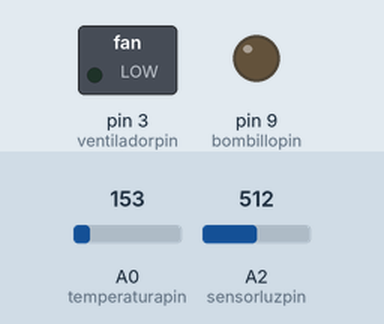
Simulated run of this program. Board: Arduino Uno, built with avr-gcc and run on an emulated ATmega328P. On the bench: switched loads named in the program (green lamp = pin HIGH), output pins drawn as LEDs (lit = HIGH). The inputs (shaded band) are chosen by the test bench; at power-on: A0 (temperaturapin) = 153, A2 (sensorluzpin) = 512. What the program prints to the serial monitor is not drawn.

Above: at 3.8 s.
3.9 s: A0 (temperaturapin) set to 168
At 6.4 s:
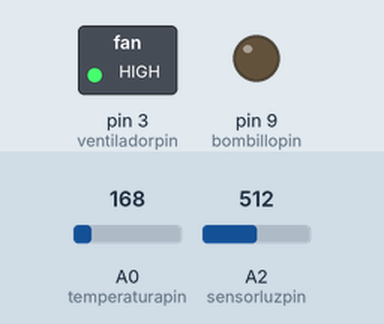
7.8 s: A2 (sensorluzpin) set to 329
15.5 s: A2 (sensorluzpin) set to 303
At 19.4 s:
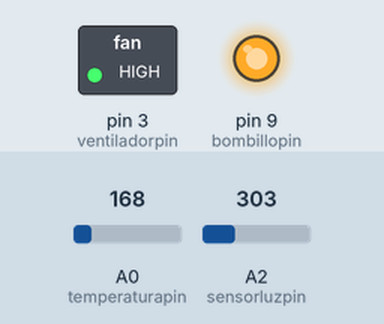
20.5 s: A0 (temperaturapin) set to 133
At 23.1 s:
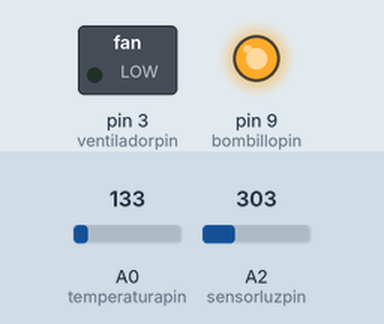
24.4 s: A0 (temperaturapin) set to 165
At 26.0 s:
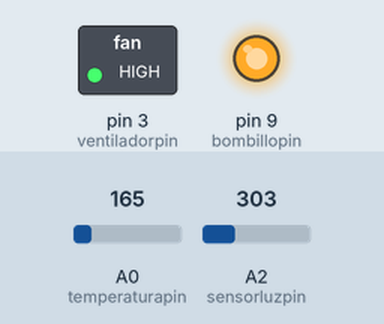
28.3 s: A0 (temperaturapin) set to 114
At 30.4 s:
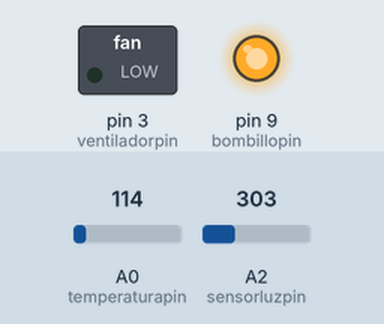
Timing chart, 0 to 31.9 s (numbered marks = the images above; inputs shaded):
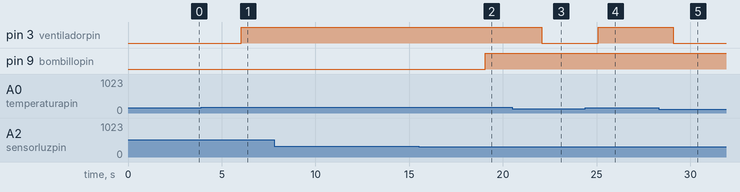

The program:

main.cpp
```cpp
//Este skecht se ha desarrollado para activar el bombillo a partir del umbral
//también el ventilador cuando la temperatura suba por encima de cierto umbral
#include "Arduino.h"
//#include <ChainableLED.h>

//#define NUM_LEDS  1                   //numero de led a ser conectados

//ChainableLED leds(7,8, NUM_LEDS);  //Inicializa el actuador GRove RGB leds y los conecta a D7 y D8

const int sensorluzpin = A2;    //Fotocelda Grove
const int bombillopin = 9;      //Simulado con un led 13 en Arduino
const int ventiladorpin = 3;    //Relay del ventilador
const int temperaturapin = A0;  //Temperatura Grove

//Variables Globales
int umbralLuz = 320;            //Es el umbral en el cual se enciende el bombillo
int umbralTemperatura = 27;     //Es el umbral en el cual se enciende el ventilador
float luminosidad;              //Toma el valor en voltaje
float temperatura;              //Toma el valor en grados
boolean estadoventilador=false; //false = apagado
boolean estadobombillo = false; //false = apagado

//Métodos para encapsular las funcionalidades
void LeerSensores(void)
{
   //leer el sensor de luz
   luminosidad = analogRead(sensorluzpin);

    //recibe la temperatura para el sensor LM35
   //temperatura = analogRead(temperaturapin);
   //temperatura = (5.0 * temperatura * 100.0)/1024.0;

   //recibe la temperatura del TMP36
   temperatura = analogRead(temperaturapin) * .004882814;
   temperatura =  (temperatura - .5) * 100;

   //Lee estado de sensor de Temperatura para GROVE temp
   //int B=3975; //Valor del termistor
   //temperatura = analogRead(temperaturapin); //Obtencion del valor leido
   //float resistance=(float)(1023-temperatura)*10000/temperatura; //Obtencion del valor de la resistencia
   //temperatura=1/(log(resistance/10000)/B+1/298.15)-273.15; //Calculo de la temperatura
}

void ImprimirValoresSensores(void)
{
 //Imprimir los valores sensados
  Serial.println("========================================");

 //Temeratura
 Serial.print("Temperatura: ");
 Serial.print(temperatura);
 Serial.print(" ");
 Serial.println(" ℃ ");

 //Luminosidad
 Serial.print("Luminosidad: ");
 Serial.print(luminosidad);
 Serial.print(" ");
 Serial.println(" V. ");

 //Estado del Bombillo
 if (estadobombillo == false)
    Serial.println("Bombillo Apagado");
 else
    Serial.println("Bombillo Encendido");

 //Estado del Ventilador
 if (estadoventilador == false)
    Serial.println("Ventilador Apagado");
 else
    Serial.println("Ventilador Encendido");
}

boolean UmbraldeTemperatura(float umbral)
{
  if(temperatura > umbral){
    digitalWrite(ventiladorpin, HIGH);
    delay(1000);
    return true;
  }
  else{
    digitalWrite(ventiladorpin, LOW);
    delay(10);
    return false;
  }
}

boolean UmbraldeLuz(float umbral)
{
  //Envia una señal que activa o desactiva el relay
  if(luminosidad < umbral){
    digitalWrite(bombillopin, HIGH);
    //leds.setColorRGB(0, 255, 0, 0); //coloca el color rojo
    delay(1000);
    return true;
  }
  else{
    digitalWrite(bombillopin, LOW);
    //leds.setColorRGB(0, 0, 255, 0); //coloca el color verde
    delay(1000);
    return false;
  }
}

//metodo cliente para controlar los eventos R1 y R2
void setup()
{
  //Abrir el puerto de lectura en el PC para mensajes
  Serial.begin(115200);

  //Establecer los modos de los puertos
  pinMode(sensorluzpin, INPUT);
  pinMode(bombillopin, OUTPUT);
  pinMode(ventiladorpin, OUTPUT);
  pinMode(temperaturapin, INPUT);

}


//metodo repetitivo
void loop()
{
  LeerSensores();
  ImprimirValoresSensores();

  //Verificar los umbrales
  estadoventilador = UmbraldeTemperatura(umbralTemperatura);
  estadobombillo = UmbraldeLuz(umbralLuz);


//espera en milisegundos para volver a tomar la temperatura
  delay(2000);
}
```

Measured:
- the behaviour switches between 157 and 158 on A0 (temperaturapin) (found by bisection; images 0 and 1)
- the behaviour switches between 320 and 319 on A2 (sensorluzpin) (found by bisection; images 1 and 2)
- after the input at 3.9 s, pin 3 (ventiladorpin): LOW → HIGH after 2.1 s
- after the input at 7.8 s, every drawn part: stays the same
- after the input at 15.5 s, pin 9 (bombillopin): LOW → HIGH after 3.6 s
- after the input at 20.5 s, pin 3 (ventiladorpin): HIGH → LOW after 1.6 s
- after the input at 24.4 s, pin 3 (ventiladorpin): LOW → HIGH after 0.68 s
- after the input at 28.3 s, pin 3 (ventiladorpin): HIGH → LOW after 0.79 s
